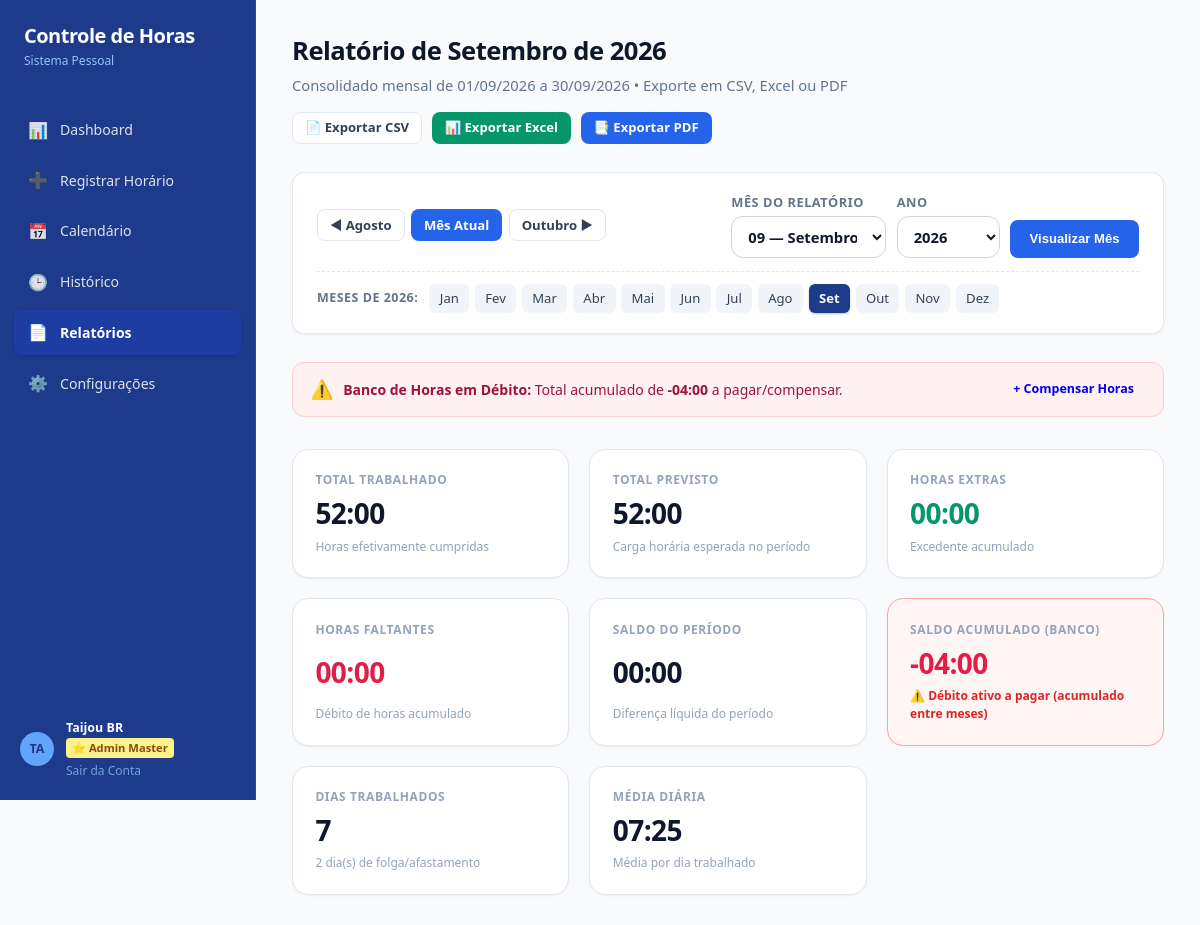
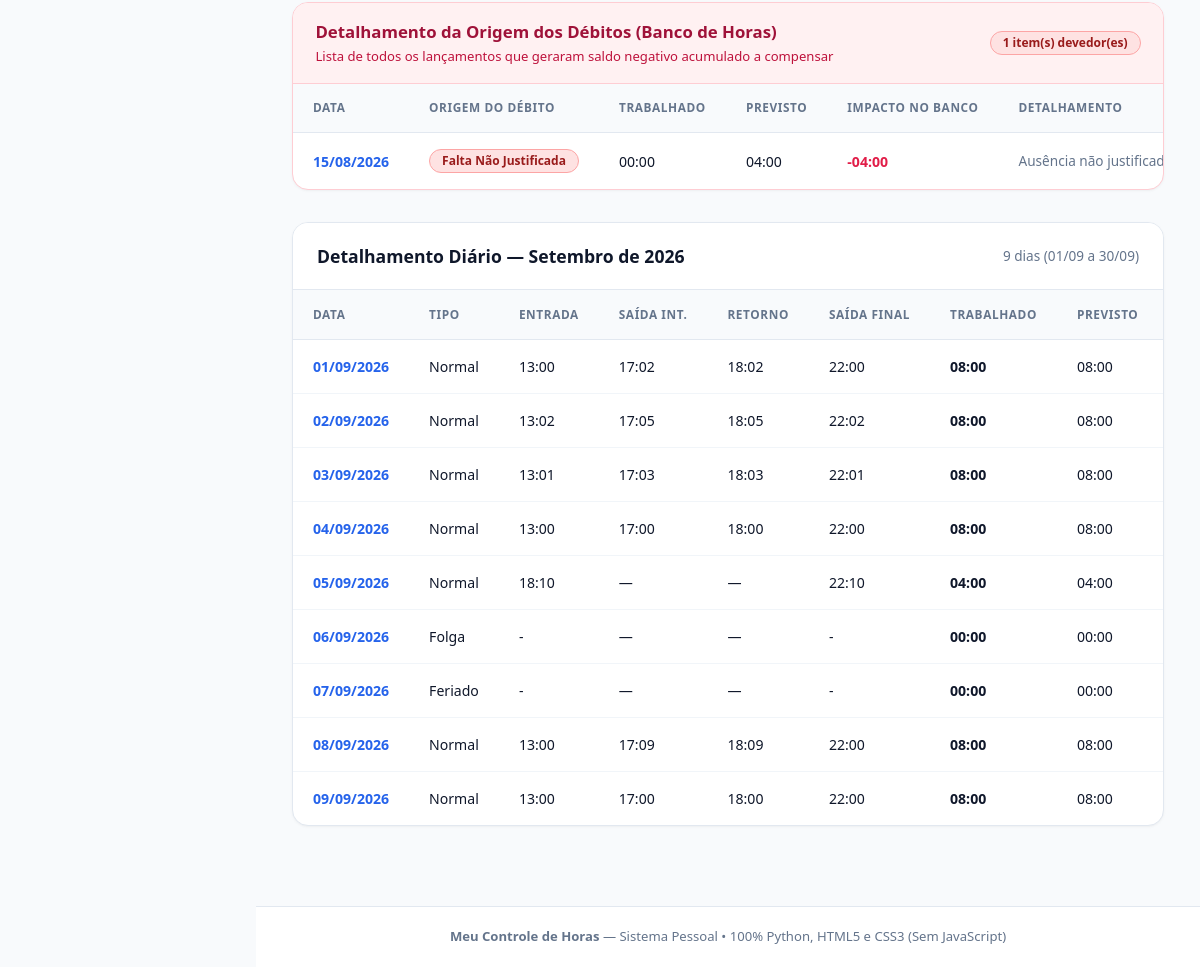
/relatorios (signed in), run on the app's committed database (2 pictures, top to bottom).
### tables this page shows
CREATE TABLE work_days (
        id INTEGER PRIMARY KEY AUTOINCREMENT,
        user_id INTEGER NOT NULL,
        date TEXT NOT NULL,
        day_type TEXT DEFAULT 'trabalho',
        observation TEXT,
        created_at TIMESTAMP DEFAULT CURRENT_TIMESTAMP,
        updated_at TIMESTAMP DEFAULT CURRENT_TIMESTAMP, overtime_paid INTEGER DEFAULT 0,
        UNIQUE(user_id, date),
        FOREIGN KEY (user_id) REFERENCES users(id) ON DELETE CASCADE
    );

CREATE TABLE work_periods (
        id INTEGER PRIMARY KEY AUTOINCREMENT,
        work_day_id INTEGER NOT NULL,
        period_order INTEGER NOT NULL DEFAULT 1,
        start_time TEXT NOT NULL,
        end_time TEXT NOT NULL,
        FOREIGN KEY (work_day_id) REFERENCES work_days(id) ON DELETE CASCADE
    );

### app.py (the view)
@app.route('/relatorios')
@login_required
def reports_view():
    user_id = session['user_id']
    info = _parse_report_month(request.args)
    now = datetime.now()
    summary = generate_report_summary(user_id, info['start_date'], info['end_date'])
    cumulative_bank_mins, cumulative_bank_str = get_cumulative_bank_balance(user_id)
    bank_breakdown = get_bank_debit_breakdown(user_id)
    available_years = list(range(now.year - 3, now.year + 4))
    if info['year'] not in available_years:
        available_years.append(info['year'])
        available_years.sort()
    return render_template(
        'reports.html',
        active_page='reports',
        selected_year=info['year'],
        selected_month=info['month'],
        month_name=info['month_name'],
        month_picker_val=info['month_picker_val'],
        start_date=info['start_date'],
        end_date=info['end_date'],
        last_day=info['last_day'],
        prev_month=info['prev_month'],
        prev_year=info['prev_year'],
        next_month=info['next_month'],
        next_year=info['next_year'],
        all_months=MONTH_LIST_PT,
        available_years=available_years,
        summary=summary,
        cumulative_bank_mins=cumulative_bank_mins,
        cumulative_bank_str=cumulative_bank_str,
        bank_breakdown=bank_breakdown,
        current_year=now.year,
        current_month=now.month
    )

### templates/reports.html (shortened to what this page needs)
{% extends "base.html" %}
{% block content %}
<div class="page-header">
  <div>
    <h1 class="page-title">Relatório de {{ month_name }} de {{ selected_year }}</h1>
    <p class="page-subtitle">Consolidado mensal de 01/{{ "%02d"|format(selected_month) }}/{{ selected_year }} a {{ "%02d"|format(last_day) }}/{{ "%02d"|format(selected_month) }}/{{ selected_year }} • Exporte em CSV, Excel ou PDF</p>
  </div>
  <div class="export-bar">
    <a href="{{ url_for('export_csv', year=selected_year, month=selected_month) }}" class="btn btn-secondary btn-sm" id="btn-export-csv" title="Exportar para arquivo CSV ({{ month_name }} de {{ selected_year }})">
      📄 Exportar CSV
    </a>
    <a href="{{ url_for('export_excel', year=selected_year, month=selected_month) }}" class="btn btn-success btn-sm" id="btn-export-excel" title="Exportar planilha formatada em Excel (.xlsx) de {{ month_name }}">
      📊 Exportar Excel
    </a>
    <a href="{{ url_for('export_pdf', year=selected_year, month=selected_month) }}" class="btn btn-primary btn-sm" id="btn-export-pdf" title="Exportar documento diagramado em PDF de {{ month_name }}">
      📑 Exportar PDF
    </a>
  </div>
</div>
<div class="filter-bar" style="display: flex; flex-direction: column; gap: 0.85rem; background: #ffffff; padding: 1.25rem 1.5rem; border-radius: 12px; box-shadow: 0 1px 3px rgba(0,0,0,0.06); border: 1px solid var(--border-color); margin-bottom: 1.75rem;">
  <div style="display: flex; justify-content: space-between; align-items: center; flex-wrap: wrap; gap: 1rem;">
    <div style="display: flex; align-items: center; gap: 0.4rem; flex-wrap: wrap;">
      <a href="{{ url_for('reports_view', year=prev_year, month=prev_month) }}" class="btn btn-secondary btn-sm" id="btn-prev-month" title="Ir para {{ all_months[prev_month - 1][1] }} de {{ prev_year }}">
        ◀ {{ all_months[prev_month - 1][1] }}
      </a>
      <a href="{{ url_for('reports_view', year=current_year, month=current_month) }}" class="btn {% if selected_year == current_year and selected_month == current_month %}btn-primary{% else %}btn-secondary{% endif %} btn-sm" id="btn-current-month" title="Voltar para o mês corrente">
        Mês Atual
      </a>
      <a href="{{ url_for('reports_view', year=next_year, month=next_month) }}" class="btn btn-secondary btn-sm" id="btn-next-month" title="Ir para {{ all_months[next_month - 1][1] }} de {{ next_year }}">
        {{ all_months[next_month - 1][1] }} ▶
      </a>
    </div>
    <form method="GET" action="{{ url_for('reports_view') }}" class="filter-form" style="display: flex; align-items: flex-end; gap: 0.65rem; flex-wrap: wrap; margin: 0;">
      <div class="filter-group" style="margin: 0; min-width: 155px;">
        <label for="month-select" style="font-size: 0.8rem; font-weight: 600; margin-bottom: 0.25rem; color: var(--text-muted); display: block;">Mês do Relatório</label>
        <select id="month-select" name="month" class="form-control" style="padding: 0.45rem 0.75rem; font-weight: 600;">
          {% for m_num, m_label in all_months %}
            <option value="{{ m_num }}" {% if m_num == selected_month %}selected{% endif %}>
              {{ "%02d"|format(m_num) }} — {{ m_label }}
            </option>
          {% endfor %}
        </select>
      </div>
      <div class="filter-group" style="margin: 0; min-width: 95px;">
        <label for="year-select" style="font-size: 0.8rem; font-weight: 600; margin-bottom: 0.25rem; color: var(--text-muted); display: block;">Ano</label>
        <select id="year-select" name="year" class="form-control" style="padding: 0.45rem 0.75rem; font-weight: 600;">
          {% for y in available_years %}
            <option value="{{ y }}" {% if y == selected_year %}selected{% endif %}>{{ y }}</option>
          {% endfor %}
        </select>
      </div>
      <button type="submit" class="btn btn-primary btn-sm" id="btn-apply-report-filter" style="padding: 0.5rem 1.15rem; font-weight: 700; height: 38px;">
        Visualizar Mês
      </button>
    </form>
  </div>
  <div style="display: flex; align-items: center; gap: 0.35rem; flex-wrap: wrap; padding-top: 0.75rem; border-top: 1px dashed #e2e8f0;">
    <span style="font-size: 0.78rem; font-weight: 700; color: var(--text-muted); margin-right: 0.35rem; text-transform: uppercase; letter-spacing: 0.04em;">Meses de {{ selected_year }}:</span>
    {% for m_num, m_label in all_months %}
      <a
        href="{{ url_for('reports_view', year=selected_year, month=m_num) }}"
        class="month-pill {% if m_num == selected_month %}month-pill-active{% endif %}"
        id="pill-month-{{ m_num }}"
        title="Ver relatório de {{ m_label }} de {{ selected_year }}"
        style="padding: 0.28rem 0.65rem; font-size: 0.82rem; font-weight: {% if m_num == selected_month %}700{% else %}500{% endif %}; border-radius: 6px; text-decoration: none; transition: all 0.15s ease; {% if m_num == selected_month %}background: #1e3a8a; color: #ffffff; box-shadow: 0 1px 2px rgba(30,58,138,0.3);{% else %}background: #f1f5f9; color: #334155;{% endif %}"
      >
        {{ m_label[:3] }}
      </a>
    {% endfor %}
  </div>
</div>
{% if cumulative_bank_mins < 0 or summary.total_balance_minutes < 0 %}
  <div class="debt-mini-notice" style="margin-bottom: 2rem;">
    <div class="debt-mini-notice-content">
      <span class="debt-mini-notice-icon">⚠️</span>
      <span>
        {% if cumulative_bank_mins < 0 %}
          <strong>Banco de Horas em Débito:</strong> Total acumulado de <strong>{{ cumulative_bank_str }}</strong> a pagar/compensar.
        {% endif %}
      </span>
    </div>
    <div class="debt-mini-notice-actions">
      <a href="{{ url_for('register_time') }}" class="btn btn-outline-danger btn-sm" style="padding: 0.25rem 0.65rem; font-size: 0.78rem;">
        + Compensar Horas
      </a>
    </div>
  </div>
{% endif %}
<div class="stats-grid" style="margin-bottom: 2rem;">
  <div class="stat-card">
    <div class="stat-label">Total Trabalhado</div>
    <div class="stat-value">{{ summary.total_worked_str }}</div>
    <div class="stat-subtext">Horas efetivamente cumpridas</div>
  </div>
  <div class="stat-card">
    <div class="stat-label">Total Previsto</div>
    <div class="stat-value">{{ summary.total_expected_str }}</div>
    <div class="stat-subtext">Carga horária esperada no período</div>
  </div>
  <div class="stat-card">
    <div class="stat-label">Horas Extras</div>
    <div class="stat-value text-positive">{{ summary.total_overtime_str }}</div>
    <div class="stat-subtext">
      {% if summary.total_overtime_paid_minutes > 0 %}
        <span style="color: #16a34a; font-weight: 700;">💵 {{ summary.total_overtime_paid_str }} pagas em folha</span>
      {% else %}
        Excedente acumulado
      {% endif %}
    </div>
  </div>
  <div class="stat-card">
    <div class="stat-label">Horas Faltantes</div>
    <div class="stat-value text-negative">{{ summary.total_missing_str }}</div>
    <div class="stat-subtext">Débito de horas acumulado</div>
  </div>
  <div class="stat-card">
    <div class="stat-label">Saldo do Período</div>
    <div class="stat-value {% if '+' in summary.total_balance_str %}text-positive{% elif '-' in summary.total_balance_str %}text-negative{% else %}text-neutral{% endif %}">
      {{ summary.total_balance_str }}
    </div>
    <div class="stat-subtext">Diferença líquida do período</div>
  </div>
  <div class="stat-card" {% if cumulative_bank_mins < 0 %}style="border-color: #fca5a5; background: #fff5f5;"{% endif %}>
    <div class="stat-label">Saldo Acumulado (Banco)</div>
    <div class="stat-value {% if '+' in cumulative_bank_str %}text-positive{% elif '-' in cumulative_bank_str %}text-negative{% else %}text-neutral{% endif %}">
      {{ cumulative_bank_str }}
    </div>
    <div class="stat-subtext">
      {% if cumulative_bank_mins < 0 %}
        <span style="color: #dc2626; font-weight: 700;">⚠️ Débito ativo a pagar (acumulado entre meses)</span>
      {% else %}
        Total geral acumulado
      {% endif %}
    </div>
  </div>
  <div class="stat-card">
    <div class="stat-label">Dias Trabalhados</div>
    <div class="stat-value">{{ summary.worked_days_count }}</div>
    <div class="stat-subtext">{{ summary.off_days_count }} dia(s) de folga/afastamento</div>
  </div>
  <div class="stat-card">
    <div class="stat-label">Média Diária</div>
    <div class="stat-value">{{ summary.average_daily_str }}</div>
    <div class="stat-subtext">Média por dia trabalhado</div>
  </div>
</div>
{% if bank_breakdown and bank_breakdown.debit_items %}
<div class="table-card" style="margin-bottom: 2rem; border-color: #fecdd3;">
  <div style="padding: 1rem 1.4rem; border-bottom: 1px solid #fecdd3; background: #fff1f2; display: flex; align-items: center; justify-content: space-between;">
    <div>
      <h3 style="font-size: 1.05rem; font-weight: 700; color: #9f1239;">Detalhamento da Origem dos Débitos (Banco de Horas)</h3>
      <p style="font-size: 0.82rem; color: #be123c; margin: 0.2rem 0 0;">Lista de todos os lançamentos que geraram saldo negativo acumulado a compensar</p>
    </div>
    <span class="status-badge" style="background: #fee2e2; color: #991b1b; border: 1px solid #fca5a5; font-weight: 700;">
      {{ bank_breakdown.debit_items|length }} item(s) devedor(es)
    </span>
  </div>
  <div class="table-responsive">
    <table class="data-table">
      <thead>
        <tr>
          <th>Data</th>
          <th>Origem do Débito</th>
          <th>Trabalhado</th>
          <th>Previsto</th>
          <th>Impacto no Banco</th>
          <th>Detalhamento</th>
        </tr>
      </thead>
      <tbody>
        {% for item in bank_breakdown.debit_items %}
          <tr>
            <td>
              {% if item.date != '-' %}
                <a href="{{ url_for('day_detail_view', date_str=item.date) }}" style="font-weight: 700; color: var(--primary); text-decoration: none;">
                  {{ item.formatted_date }}
                </a>
              {% else %}
                <span style="font-weight: 600; color: var(--text-muted);">{{ item.formatted_date }}</span>
              {% endif %}
            </td>
            <td>
              <span class="status-badge {% if 'Falta' in item.type_label %}status-falta{% else %}status-incompleto{% endif %}">
                {{ item.type_label }}
              </span>
            </td>
            <td>{{ item.worked_str }}</td>
            <td>{{ item.expected_str }}</td>
            <td>
              <span class="text-negative" style="font-weight: 700;">
                {{ item.balance_str }}
              </span>
            </td>
            <td style="font-size: 0.85rem; color: var(--text-muted);">
              {{ item.description }}
            </td>
          </tr>
        {% endfor %}
      </tbody>
    </table>
  </div>
</div>
{% endif %}
<div class="table-card">
  <div style="padding: 1.25rem 1.5rem; border-bottom: 1px solid var(--border-color); background: var(--bg-surface); display: flex; align-items: center; justify-content: space-between;">
    <h3 style="font-size: 1.1rem; font-weight: 700;">Detalhamento Diário — {{ month_name }} de {{ selected_year }}</h3>
    <span style="font-size: 0.85rem; color: var(--text-muted);">{{ summary.days|length }} dias (01/{{ "%02d"|format(selected_month) }} a {{ "%02d"|format(last_day) }}/{{ "%02d"|format(selected_month) }})</span>
  </div>
  <div class="table-responsive">
    <table class="data-table">
      <thead>
        <tr>
          <th>Data</th>
          <th>Tipo</th>
          <th>Entrada</th>
          <th>Saída Int.</th>
          <th>Retorno</th>
          <th>Saída Final</th>
          <th>Trabalhado</th>
          <th>Previsto</th>
          <th>Extras</th>
        </tr>
      </thead>
      <tbody>
        {% if summary.days %}
          {% for d in summary.days %}
            <tr>
              <td>
                <a href="{{ url_for('day_detail_view', date_str=d.date) }}" style="font-weight: 700; color: var(--primary); text-decoration: none;">
                  {{ d.date.split('-')[2] }}/{{ d.date.split('-')[1] }}/{{ d.date.split('-')[0] }}
                </a>
              </td>
              <td>
                {% if d.day_type == 'trabalho' %}Normal
                {% elif d.day_type == 'folga' %}Folga
                {% elif d.day_type == 'feriado' %}Feriado
                {% elif d.day_type == 'falta' %}<span style="color: #dc2626; font-weight: 700;">Falta (A Pagar)</span>
                {% elif d.day_type == 'atestado' %}Atestado
                {% else %}{{ d.day_type }}{% endif %}
              </td>
              <td>{{ d.first_in }}</td>
              <td>
                {% if d.periods|length > 1 %}{{ d.periods[0].end_time }}{% else %}—{% endif %}
              </td>
              <td>
                {% if d.periods|length > 1 %}{{ d.periods[1].start_time }}{% else %}—{% endif %}
              </td>
              <td>
                {% if d.is_in_progress %}
                  <span style="color: #d97706; font-weight: 600;">⏳ Em aberto</span>
                {% else %}
                  {{ d.last_out }}
                {% endif %}
              </td>
              <td><strong>{{ d.total_worked_str }}</strong></td>
              <td>{{ d.expected_str }}</td>
              <td class="text-positive">
              </td>
            </tr>
          {% endfor %}
        {% else %}
          <tr>
            <td colspan="12" style="text-align: center; padding: 2.5rem; color: var(--text-muted);">
              Nenhum dado registrado para o período de {{ summary.start_date }} a {{ summary.end_date }}.
            </td>
          </tr>
        {% endif %}
      </tbody>
    </table>
  </div>
</div>
{% endblock %}

### data on the page
work_days: formatted_date "15/08/2026", type_label "Falta Não Justificada", worked_str "00:00", expected_str "04:00", balance_str "-04:00", description "Ausência não…"
work_days: date "01", date "09", date "2026"
work_periods: first_in "13:00", end_time "17:02"
work_periods: start_time "18:02", last_out "22:00"
work_days: date "02", date "09", date "2026"
work_periods: first_in "13:02", end_time "17:05"
work_periods: start_time "18:05", last_out "22:02"
work_days: date "03", date "09", date "2026"
work_periods: first_in "13:01", end_time "17:03"
work_periods: start_time "18:03", last_out "22:01"
work_days: date "04", date "09", date "2026"
work_periods: first_in "13:00", end_time "17:00"
work_periods: start_time "18:00", last_out "22:00"
work_periods: date "05", date "09", date "2026", shows "Normal", first_in "18:10", last_out "22:10", total_worked_str "04:00", expected_str "04:00"
work_days: date "06", date "09", date "2026", day_type "Folga", first_in "-", last_out "-", total_worked_str "00:00", expected_str "00:00"
work_days: date "07", date "09", date "2026", day_type "Feriado", first_in "-", last_out "-", total_worked_str "00:00", expected_str "00:00"
work_days: date "08", date "09", date "2026"
work_periods: first_in "13:00", end_time "17:09"
work_periods: start_time "18:09", last_out "22:00"
work_days: date "09", date "09", date "2026"
work_periods: first_in "13:00", end_time "17:00"
work_periods: start_time "18:00", last_out "22:00"

### other printed values
{{ month_name }} "Setembro"
{{ selected_year }} "2026"
{{ "%02d"|format(selected_month) }} "09"
{{ "%02d"|format(last_day) }} "30"
{{ all_months[prev_month - 1][1] }} "Agosto"
{{ all_months[next_month - 1][1] }} "Outubro"
{{ m_label[:3] }} "Jan" "Fev" "Mar" "Abr" "Mai" "Jun" "Jul" "Ago" "Set" "Out" "Nov" "Dez"
{{ cumulative_bank_str }} "-04:00"
{{ summary.total_worked_str }} "52:00"
{{ summary.total_expected_str }} "52:00"
{{ summary.total_overtime_str }} "00:00"
{{ summary.total_missing_str }} "00:00"
{{ summary.total_balance_str }} "00:00"
{{ summary.worked_days_count }} "7"
{{ summary.off_days_count }} "2"
